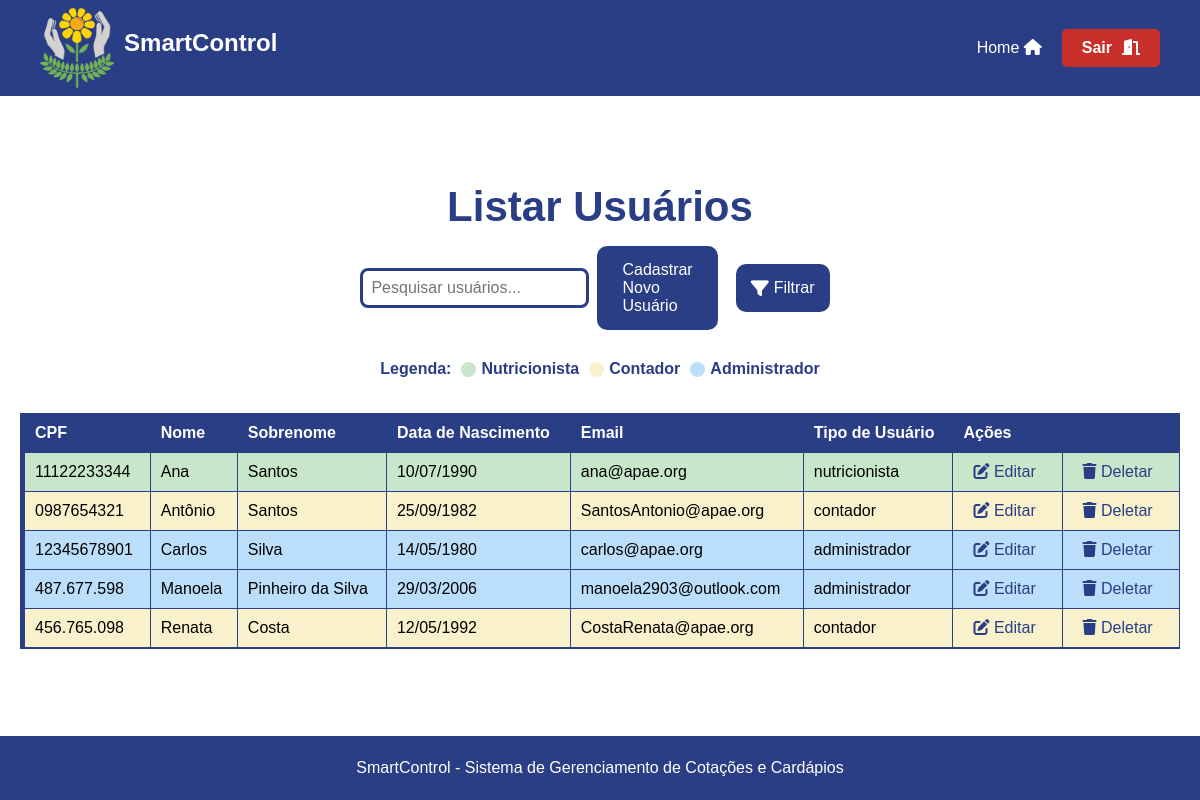
Page /assets/view/pages/usuario/listarUsuario/listarUsuario.php (signed in) on the earlier database version.
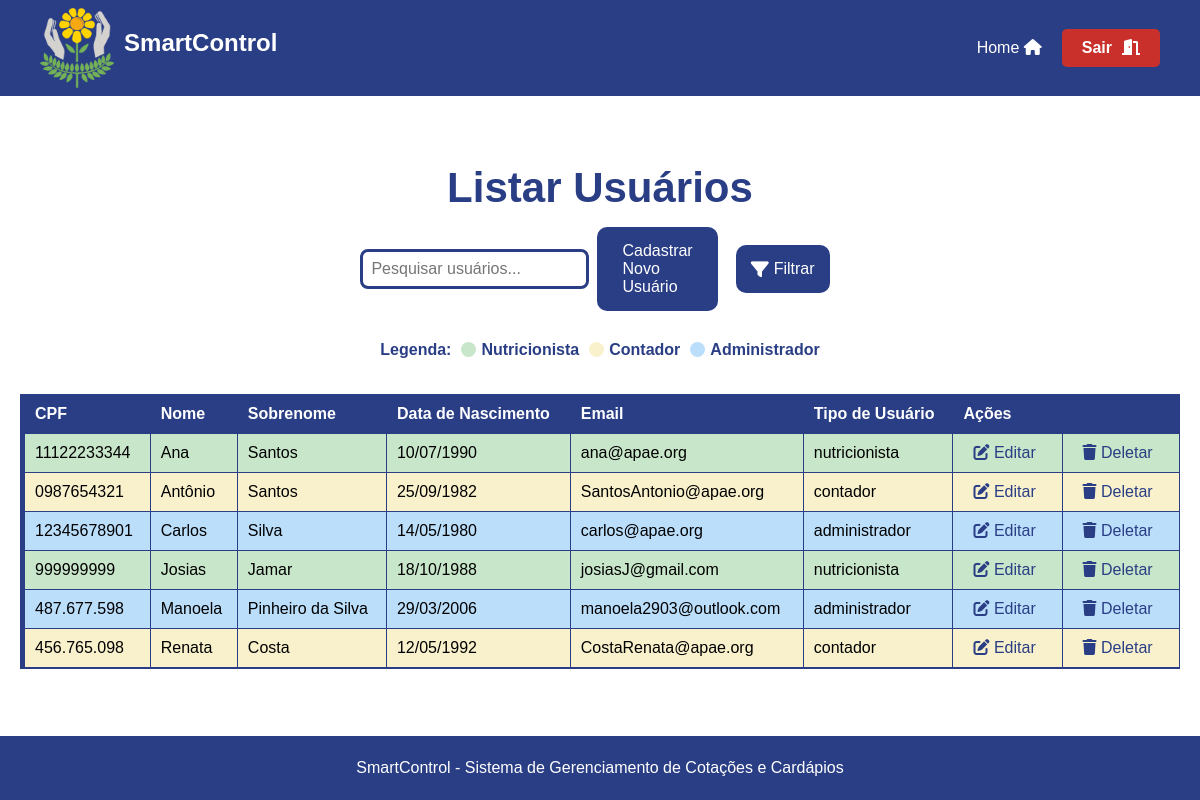
Same page on the later database version.
### tables this page shows
CREATE TABLE `usuarios` (
  `id` int(11) NOT NULL,
  `cpf` varchar(11) NOT NULL,
  `nome` varchar(100) NOT NULL,
  `sobrenome` varchar(100) NOT NULL,
  `data_nascimento` date NOT NULL,
  `endereco` varchar(255) DEFAULT NULL,
  `telefone` varchar(15) DEFAULT NULL,
  `email` varchar(100) NOT NULL,
  `senha` varchar(255) NOT NULL,
  `tipo_usuario` enum('administrador','contador','nutricionista') NOT NULL,
  `crn` varchar(20) DEFAULT NULL,
  `data_criacao` timestamp NOT NULL DEFAULT current_timestamp()
);

### assets/model/pdo/DataBase.php (called while the page is built, shortened)
<?php
class Database {
    private $host = 'localhost';
    private $dbname = 'sistema_apae';
    private $username = 'root';
    private $password = '';
    public $conn;
    public function __construct()
    {
        try {
            $this->conn = new PDO("mysql:host=$this->host;dbname=$this->dbname", $this->username, $this->password);
            $this->conn->setAttribute(PDO::ATTR_ERRMODE, PDO::ERRMODE_EXCEPTION);
        } catch (PDOException $exception) {
            echo "Erro na conexão: " . $exception->getMessage();
        }
    }
    public function read($table, $columns = "*", $id = null, $where = null) {
        $sql = "SELECT $columns FROM $table";
        try {
            $stmt = $this->conn->prepare($sql);
            $stmt->execute();
            return $stmt->fetchAll(PDO::FETCH_ASSOC);
        } catch (PDOException $exception) {
            echo "Erro ao ler: " . $exception->getMessage();
            return false;
        }
    }
}
?>

### assets/controller/userController.php (called while the page is built, shortened)
<?php
require_once __DIR__ . '/../model/Usuario.php';
require_once __DIR__ . '/../model/pdo/DataBase.php';
class ControladorUsuarios
{
    private $banco;
    public function __construct() {
        $this->banco = new DataBase;
    }
    public function listarUsuarios()
    {
        $usuarioBanco = $this->banco->read("usuarios");
        foreach($usuarioBanco as $usuario)
        {
            switch ($usuario['tipo_usuario']) {
                case 'nutricionista':
                    $usuarios[] = new Nutricionista($usuario['id'], $usuario['cpf'], $usuario['crn'], $usuario['nome'], $usuario['sobrenome'], $usuario['data_nascimento'], $usuario['endereco'], $usuario['telefone'], $usuario['email'], $usuario['senha'],$usuario['tipo_usuario']);
                    break;
                case 'contador':
                    $usuarios[] = new Contador($usuario['id'], $usuario['cpf'], $usuario['nome'], $usuario['sobrenome'], $usuario['data_nascimento'], $usuario['endereco'], $usuario['telefone'], $usuario['email'], $usuario['senha'],$usuario['tipo_usuario']);
                    break;
                case 'administrador':
                    $usuarios[] = new Administrador($usuario['id'], $usuario['cpf'], $usuario['nome'], $usuario['sobrenome'], $usuario['data_nascimento'], $usuario['endereco'], $usuario['telefone'], $usuario['email'], $usuario['senha'],$usuario['tipo_usuario']);
                    break;
            }
        }
        return $usuarios;
    }
}
?>

### assets/model/Usuario.php (called while the page is built, shortened)
<?php
abstract class Usuario {
    protected $id;
    protected $cpf;
    protected $nome;
    protected $sobrenome;
    protected $dataNasc;
    protected $email;
    protected $tipo_usuario;
    public function __construct($id, $cpf, $nome, $sobrenome, $dataNasc, $endereco, $telefone, $email, $senha,$tipo_usuario) {
        $this->id = $id;
        $this->cpf = $cpf;
        $this->nome = $nome;
        $this->sobrenome = $sobrenome;
        $this->dataNasc = $dataNasc;
        $this->email = $email;
        $this->tipo_usuario = $tipo_usuario;
    }
    public function getId() {
        return $this->id;
    }
    public function getCpf() {
        return $this->cpf;
    }
    public function getNome() {
        return $this->nome;
    }
    public function getSobrenome() {
        return $this->sobrenome;
    }
    public function getDataNasc() {
        return $this->dataNasc;
    }
    public function getEmail() {
        return $this->email;
    }
    public function getTipoUsuario() {
        return $this->tipo_usuario;
    }
}
?>

### assets/view/pages/global.php (called while the page is built)
<?php
function converterDataParaBR($data) {
    $dataArray = explode('-', $data);
    return $dataArray[2] . '/' . $dataArray[1] . '/' . $dataArray[0];
}
?>

### assets/view/pages/usuario/listarUsuario/listarUsuario.php (the view, shortened to what the changed rows need)
<?php
require_once __DIR__ . "/../../../../controller/userController.php";
require_once __DIR__ . "/../../../../controller/pageController.php";
require_once __DIR__ . "/../../global.php";
$controler = new ControladorUsuarios();
?>
<!DOCTYPE html>
<html lang="pt-BR">
<head>
    <link rel="stylesheet" href="../../styles/ListarStyle.css">
    <link rel="stylesheet" href="https://cdnjs.cloudflare.com/ajax/libs/font-awesome/6.0.0-beta3/css/all.min.css">
</head>
<body>
<main>
    <h1>Listar Usuários</h1>
    <table>
        <thead>
            <tr>
                <th>CPF</th>
                <th>Nome</th>
                <th>Sobrenome</th>
                <th>Data de Nascimento</th>
                <th>Email</th>
                <th>Tipo de Usuário</th>
                <th colspan="2">Ações</th>
            </tr>
        </thead>
        <tbody id="user-table-body">
        <?php
            $usuarios = $controler->listarUsuarios();
            usort($usuarios, function($a, $b) {
                return strcmp($a->getNome(), $b->getNome());
            });
            if ($usuarios) {
                foreach ($usuarios as $usuario) {
                    $classeUsuario = '';
                    $idUsuario = '';
                    switch ($usuario->getTipoUsuario()) {
                        case 'administrador':
                            $classeUsuario = 'administrador';
                            $idUsuario = 'usuario-administrador';
                            break;
                        case 'nutricionista':
                            $classeUsuario = 'nutricionista';
                            $idUsuario = 'usuario-nutricionista';
                            break;
                        case 'contador':
                            $classeUsuario = 'contador';
                            $idUsuario = 'usuario-contador';
                            break;
                    }
                    echo "<tr class='{$classeUsuario}' id='{$idUsuario}'>";
                    echo "<td>{$usuario->getCpf()}</td>";
                    echo "<td>{$usuario->getNome()}</td>";
                    echo "<td>{$usuario->getSobrenome()}</td>";
                    echo "<td>".converterDataParaBR($usuario->getDataNasc())."</td>";
                    echo "<td>{$usuario->getEmail()}</td>";
                    echo "<td>{$usuario->getTipoUsuario()}</td>";
                    echo "<td><a href='../editarUsuario/editUsuario.php?id={$usuario->getId()}' class='acao-editar'><i class='fas fa-edit'></i> Editar</a></td>";
                    echo "<td><a href='../deleteUsuario/delUsuario.php?id={$usuario->getId()}' class='acao-deletar'><i class='fas fa-trash'></i> Deletar</a></td>";
                    echo "</tr>";
                }
            } else {
                echo "<tr><td colspan='8'>Nenhum usuário cadastrado</td></tr>";
            }
        ?>
        </tbody>
    </table>
</main>
</body>
</html>

Differences in the rows shown:
added usuarios: cpf "999999999", nome "Josias", sobrenome "Jamar", data_nascimento "18/10/1988", email "josiasJ@gmail.com", tipo_usuario "nutricionista"
